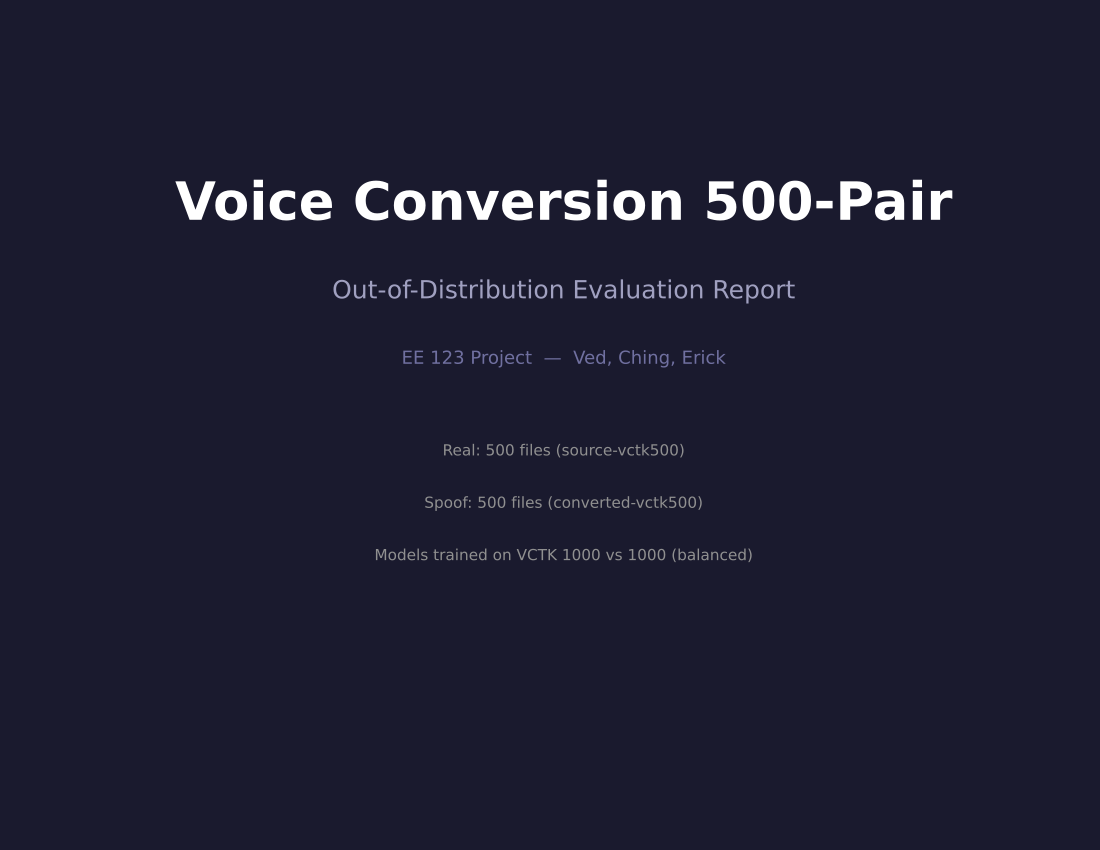

The script that saved this image:
"""
report500.py - Voice Conversion 500-Pair Dataset Analysis
EE 123 Project - Ved, Ching, Erick

Evaluates trained models on the voice-conversion dataset.
  Real  : voice-conversion/source-vctk500/ (500 files)
  Spoof : voice-conversion/converted-vctk500/ (500 files)

Also compares feature distributions vs VCTK training data.

Output:
  report500.pdf

Usage:
    python report500.py
"""

import os
import glob
import random
import numpy as np
import matplotlib
matplotlib.use("Agg")
import matplotlib.pyplot as plt
from matplotlib.backends.backend_pdf import PdfPages
from utils import (load_models, extract_folder, extract_feats_only,
                   make_cover, make_feature_discriminability_page,
                   make_feature_stats_table, make_ensemble_results_page,
                   make_waveform_spectrogram_page,
                   load_audio, compute_stft, predict_both,
                   sorted_feature_order,
                   AUDIO_DIR, PHYSICS_INDICES, PHYSICS_NAMES,
                   REAL_COLOR, SPOOF_COLOR, BG_COLOR, DARK_COLOR)
from ching import build_advanced_feature_vector

OUTPUT_PDF    = os.path.join(AUDIO_DIR, "report500.pdf")
VC_DIR        = os.path.join(AUDIO_DIR, "voice-conversion")
VC_REAL_DIR   = os.path.join(VC_DIR, "source-vctk500")
VC_FAKE_DIR   = os.path.join(VC_DIR, "converted-vctk500")
SAMPLES_DIR   = os.path.join(AUDIO_DIR, "Samples")
VCTK_REAL_DIR = os.path.join(SAMPLES_DIR, "source-vctk1k")
VCTK_FAKE_DIR = os.path.join(SAMPLES_DIR, "converted-vctk1k")


def make_cross_dataset_comparison(pdf, vctk_real, vctk_spoof,
                                   vc_real, vc_spoof,
                                   stats_vc, stats_vctk_ref):
    """Side-by-side bar chart + table comparing VCTK vs VC accuracy."""
    fig, axes = plt.subplots(1, 2, figsize=(18, 9))
    fig.patch.set_facecolor(BG_COLOR)
    fig.suptitle("Cross-Dataset Comparison: VCTK Training vs Voice Conversion",
                 fontsize=15, fontweight="bold", color=DARK_COLOR, y=0.97)

    methods = ["LR", "XGB", "OR", "AND", "AVG"]
    vctk_ov = [stats_vctk_ref[k]["overall"] for k in ["lr","xgb","or","and","avg"]]
    vc_ov   = [stats_vc[k]["overall"]       for k in ["lr","xgb","or","and","avg"]]

    x, w = np.arange(len(methods)), 0.35
    ax1 = axes[0]
    ax1.bar(x-w/2, vctk_ov, w, label="VCTK (in-dist)",  color="#2980b9", alpha=0.85)
    ax1.bar(x+w/2, vc_ov,   w, label="VC 500 (out-dist)",color="#e67e22", alpha=0.85)
    ax1.set_title("Overall Accuracy: VCTK vs Voice Conversion",
                  fontweight="bold", fontsize=12)
    ax1.set_xticks(x); ax1.set_xticklabels(methods, fontsize=11)
    ax1.set_ylabel("Accuracy (%)"); ax1.set_ylim(0, 105)
    ax1.legend(fontsize=10); ax1.grid(True, alpha=0.3, axis="y")
    ax1.set_facecolor("#f0f4f8")
    for xi, (v1, v2) in enumerate(zip(vctk_ov, vc_ov)):
        ax1.text(xi-w/2, v1+0.5, f"{v1:.1f}%", ha="center", va="bottom",
                 fontsize=8, fontweight="bold", color="#2980b9")
        ax1.text(xi+w/2, v2+0.5, f"{v2:.1f}%", ha="center", va="bottom",
                 fontsize=8, fontweight="bold", color="#e67e22")

    ax2 = axes[1]
    ax2.axis("off")
    keys = ["lr","xgb","or","and","avg"]
    table_data = [["Method","Dataset","Real Correct","Real Tot","Real%",
                   "Spoof Correct","Spoof Tot","Spoof%","Overall"]]
    for k, name in zip(keys, methods):
        sv = stats_vctk_ref[k]
        table_data.append([name, "VCTK 1k",
                           str(sv["real_correct"]),  str(sv["real_total"]),
                           f"{sv['real_acc']:.1f}%",
                           str(sv["spoof_correct"]), str(sv["spoof_total"]),
                           f"{sv['spoof_acc']:.1f}%",
                           f"{sv['overall']:.1f}%"])
    table_data.append(["─"*4]*9)
    for k, name in zip(keys, methods):
        sv = stats_vc[k]
        table_data.append([name, "VC 500",
                           str(sv["real_correct"]),  str(sv["real_total"]),
                           f"{sv['real_acc']:.1f}%",
                           str(sv["spoof_correct"]), str(sv["spoof_total"]),
                           f"{sv['spoof_acc']:.1f}%",
                           f"{sv['overall']:.1f}%"])

    tbl = ax2.table(cellText=table_data[1:], colLabels=table_data[0],
                    loc="center", cellLoc="center")
    tbl.auto_set_font_size(False); tbl.set_fontsize(8); tbl.scale(1.0, 1.7)
    for j in range(9):
        tbl[0,j].set_facecolor(DARK_COLOR)
        tbl[0,j].set_text_props(color="white", fontweight="bold")
    for row in range(1, 6):
        for j in range(9):
            tbl[row,j].set_facecolor("#d6eaf8")
    for row in range(7, 12):
        for j in range(9):
            tbl[row,j].set_facecolor("#fdebd0")
    ax2.set_title("Full Results Comparison Table",
                  fontweight="bold", fontsize=12, pad=15)

    plt.tight_layout(rect=[0, 0, 1, 0.94])
    pdf.savefig(fig, facecolor=fig.get_facecolor())
    plt.close(fig)


def make_feature_scale_page(pdf, vctk_real, vctk_spoof, vc_real, vc_spoof):
    """Compare feature scales between VCTK and VC datasets."""
    order   = sorted_feature_order(np.array(vctk_real), np.array(vctk_spoof))
    idxs    = [e[0] for e in order]
    names_s = [e[1] for e in order]

    vr = np.array(vctk_real);  vs = np.array(vctk_spoof)
    cr = np.array(vc_real);    cs = np.array(vc_spoof)

    x, w = np.arange(len(names_s)), 0.35
    fig, axes = plt.subplots(1, 2, figsize=(18, 8))
    fig.patch.set_facecolor(BG_COLOR)
    fig.suptitle("Feature Scale: VCTK Training vs Voice Conversion Dataset",
                 fontsize=15, fontweight="bold", color=DARK_COLOR, y=0.97)

    ax1 = axes[0]
    ax1.bar(x-w/2, [vr[:,i].mean() for i in idxs], w,
            label="VCTK Real",  color=REAL_COLOR,  alpha=0.8)
    ax1.bar(x+w/2, [vs[:,i].mean() for i in idxs], w,
            label="VCTK Spoof", color=SPOOF_COLOR, alpha=0.8)
    ax1.set_title("VCTK Training Data (1000 pairs)", fontweight="bold")
    ax1.set_xticks(x); ax1.set_xticklabels(names_s, rotation=30, ha="right", fontsize=8)
    ax1.legend(); ax1.grid(True, alpha=0.3, axis="y"); ax1.set_facecolor("#f0f4f8")
    ax1.set_ylabel("Mean Feature Value")

    ax2 = axes[1]
    ax2.bar(x-w/2, [cr[:,i].mean() for i in idxs], w,
            label="VC Real",  color=REAL_COLOR,  alpha=0.8)
    ax2.bar(x+w/2, [cs[:,i].mean() for i in idxs], w,
            label="VC Spoof", color=SPOOF_COLOR, alpha=0.8)
    ax2.set_title("Voice Conversion Dataset (500 pairs)", fontweight="bold")
    ax2.set_xticks(x); ax2.set_xticklabels(names_s, rotation=30, ha="right", fontsize=8)
    ax2.legend(); ax2.grid(True, alpha=0.3, axis="y"); ax2.set_facecolor("#f0f4f8")
    ax2.set_ylabel("Mean Feature Value")

    plt.tight_layout(rect=[0, 0, 1, 0.94])
    pdf.savefig(fig, facecolor=fig.get_facecolor())
    plt.close(fig)


def main():
    print("=" * 60)
    print("  report500.py — Voice Conversion 500-Pair Analysis")
    print("  EE 123 Project — Ved, Ching, Erick")
    print("=" * 60)

    for d in [VC_REAL_DIR, VC_FAKE_DIR]:
        if not os.path.exists(d):
            print(f"ERROR: Missing folder: {d}")
            exit(1)

    print("\nLoading models...")
    clf_lr, scaler_lr, lr_relative, clf_xgb, scaler_xgb = load_models()

    print("\n[1/5] Extracting features from voice-conversion dataset...")
    print("  Real (source-vctk500):")
    vc_real_results, vc_real_feats = extract_folder(
        VC_REAL_DIR, "REAL", clf_lr, scaler_lr, lr_relative,
        clf_xgb, scaler_xgb, "vc_real")

    print("  Spoof (converted-vctk500):")
    vc_spoof_results, vc_spoof_feats = extract_folder(
        VC_FAKE_DIR, "SPOOF", clf_lr, scaler_lr, lr_relative,
        clf_xgb, scaler_xgb, "vc_spoof")

    all_vc = vc_real_results + vc_spoof_results
    n_real  = len(vc_real_results)
    n_spoof = len(vc_spoof_results)

    print("\n[2/5] Extracting VCTK features for comparison...")
    print("  VCTK Real:")
    vctk_real_feats  = extract_feats_only(VCTK_REAL_DIR,  "vctk_real")
    print("  VCTK Spoof:")
    vctk_spoof_feats = extract_feats_only(VCTK_FAKE_DIR, "vctk_spoof")

    # Re-run VCTK 1000 inference for reference stats
    print("\n[3/5] Running VCTK 1000-pair reference evaluation...")
    from utils import evaluate_strategy, eval_lr_only, eval_xgb_only
    vctk_real_dir = os.path.join(AUDIO_DIR, "Samples", "source-vctk1k")
    vctk_conv_dir = os.path.join(AUDIO_DIR, "Samples", "converted-vctk1k")
    print("  VCTK Real:")
    vctk_real_res, _ = extract_folder(
        vctk_real_dir, "REAL", clf_lr, scaler_lr, lr_relative,
        clf_xgb, scaler_xgb, "vctk_src")
    print("  VCTK Spoof:")
    vctk_spoof_res, _ = extract_folder(
        vctk_conv_dir, "SPOOF", clf_lr, scaler_lr, lr_relative,
        clf_xgb, scaler_xgb, "vctk_conv")
    all_vctk = vctk_real_res + vctk_spoof_res
    stats_vctk = {
        "lr":  eval_lr_only(all_vctk),
        "xgb": eval_xgb_only(all_vctk),
        "or":  evaluate_strategy(all_vctk, "OR"),
        "and": evaluate_strategy(all_vctk, "AND"),
        "avg": evaluate_strategy(all_vctk, "AVG"),
    }

    # Sample pairs for visual page
    print("\n[4/5] Sampling pairs for visual analysis...")
    vc_real_files  = sorted(glob.glob(os.path.join(VC_REAL_DIR,  "*.wav")))
    vc_spoof_files = sorted(glob.glob(os.path.join(VC_FAKE_DIR, "*.wav")))
    sample_n = min(20, len(vc_real_files), len(vc_spoof_files))
    random.seed(42)
    sampled_real  = random.sample(vc_real_files,  sample_n)
    sampled_spoof = random.sample(vc_spoof_files, sample_n)

    pairs_data = []
    for i, (rp, sp) in enumerate(zip(sampled_real, sampled_spoof)):
        y_r, sr = load_audio(rp)
        y_s, _  = load_audio(sp)
        _, _, _, pv_r, _ = compute_stft(y_r, sr)
        _, _, _, pv_s, _ = compute_stft(y_s, sr)
        fv_r = build_advanced_feature_vector(rp)
        fv_s = build_advanced_feature_vector(sp)
        lr_r, xgb_r = predict_both(fv_r, clf_lr, scaler_lr, lr_relative, clf_xgb, scaler_xgb)
        lr_s, xgb_s = predict_both(fv_s, clf_lr, scaler_lr, lr_relative, clf_xgb, scaler_xgb)
        pairs_data.append({
            "pv_r": float(np.mean(pv_r)), "pv_s": float(np.mean(pv_s)),
            "phys_r": fv_r[PHYSICS_INDICES], "phys_s": fv_s[PHYSICS_INDICES],
            "prob_lr_r": lr_r, "prob_lr_s": lr_s,
            "prob_xgb_r": xgb_r, "prob_xgb_s": xgb_s,
        })
        if (i+1) % 5 == 0:
            print(f"    {i+1}/{sample_n} sampled")

    print("\n[5/5] Generating PDF...")
    with PdfPages(OUTPUT_PDF) as pdf:

        print("  → Cover")
        make_cover(pdf,
                   "Voice Conversion 500-Pair",
                   "Out-of-Distribution Evaluation Report",
                   [f"Real: {n_real} files (source-vctk500)",
                    f"Spoof: {n_spoof} files (converted-vctk500)",
                    "Models trained on VCTK 1000 vs 1000 (balanced)"])

        print("  → Feature discriminability")
        make_feature_discriminability_page(
            pdf, vc_real_feats, vc_spoof_feats,
            "Feature Discriminability — Voice Conversion 500 Pairs")

        print("  → Feature stats table")
        make_feature_stats_table(
            pdf, vc_real_feats, vc_spoof_feats,
            "Voice Conversion 500-Pair Aggregate Feature Statistics",
            n_real, n_spoof)

        print("  → Feature scale comparison")
        make_feature_scale_page(pdf, vctk_real_feats, vctk_spoof_feats,
                                 vc_real_feats, vc_spoof_feats)

        print("  → Signal analysis summary")
        make_waveform_spectrogram_page(
            pdf, pairs_data,
            f"Signal Analysis Summary — {sample_n} Sampled VC Pairs")

        print("  → Ensemble results")
        stats_vc = make_ensemble_results_page(
            pdf, all_vc, vc_real_results, vc_spoof_results,
            "Voice Conversion 500-Pair — Ensemble Evaluation Results",
            n_real, n_spoof)

        print("  → Cross-dataset comparison")
        make_cross_dataset_comparison(pdf, vctk_real_feats, vctk_spoof_feats,
                                       vc_real_feats, vc_spoof_feats,
                                       stats_vc, stats_vctk)

        d = pdf.infodict()
        d["Title"]  = "Voice Conversion 500-Pair Report"
        d["Author"] = "Ved, Ching, Erick — EE 123"

    print(f"\nDone!")
    print(f"\n✅ Report saved to: {OUTPUT_PDF}")
    print("\n  Voice Conversion Results:")
    for name, s in stats_vc.items():
        print(f"    {name.upper():<5}: Real {s['real_correct']}/{s['real_total']} "
              f"({s['real_acc']:.1f}%)  "
              f"Spoof {s['spoof_correct']}/{s['spoof_total']} "
              f"({s['spoof_acc']:.1f}%)  "
              f"Overall {s['correct']}/{s['total']} ({s['overall']:.1f}%)")
    print("=" * 60)


if __name__ == "__main__":
    main()
